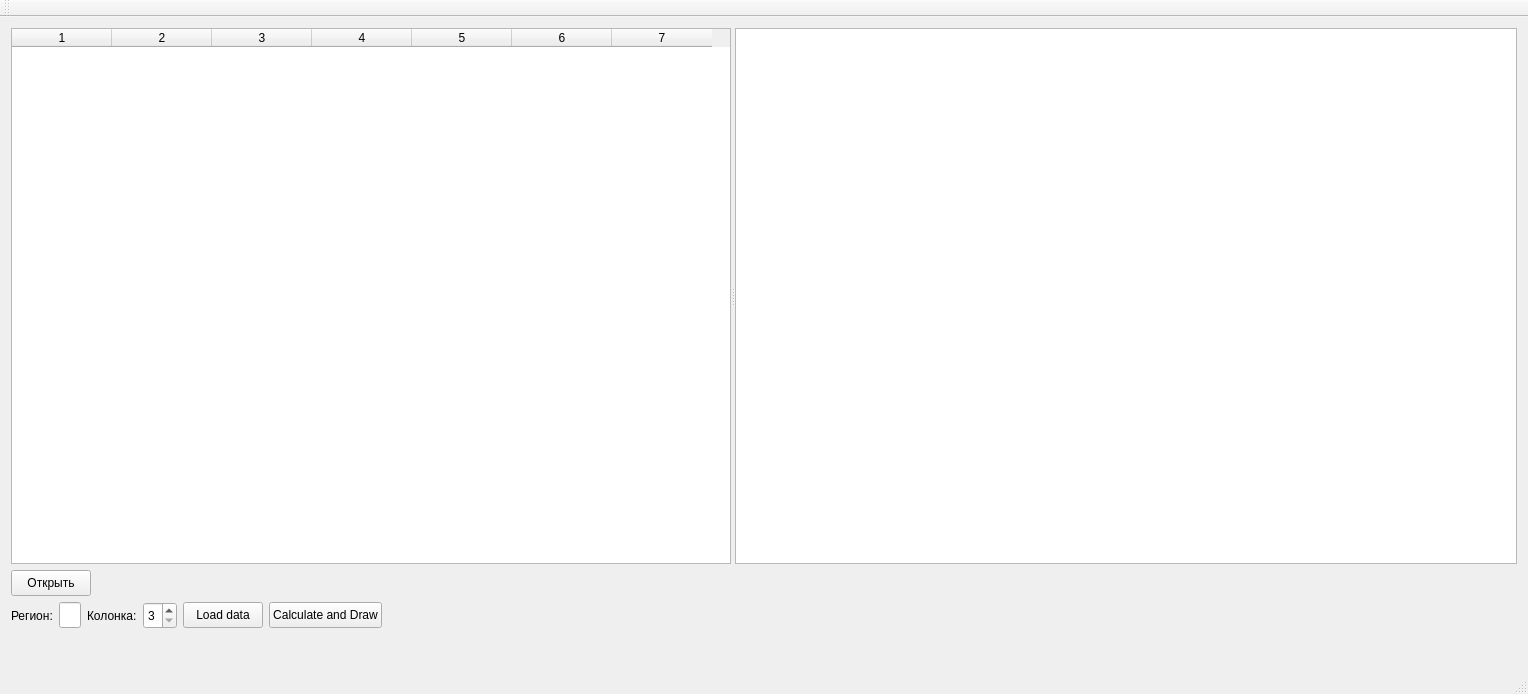
<?xml version="1.0" encoding="UTF-8"?>
<ui version="4.0">
 <class>View</class>
 <widget class="QMainWindow" name="View">
  <property name="geometry">
   <rect>
    <x>0</x>
    <y>0</y>
    <width>1528</width>
    <height>694</height>
   </rect>
  </property>
  <property name="maximumSize">
   <size>
    <width>16777215</width>
    <height>694</height>
   </size>
  </property>
  <property name="windowTitle">
   <string>View</string>
  </property>
  <widget class="QWidget" name="centralWidget">
   <layout class="QVBoxLayout" name="verticalLayout_2">
    <item>
     <widget class="QSplitter" name="splitter">
      <property name="orientation">
       <enum>Qt::Horizontal</enum>
      </property>
      <widget class="QTableWidget" name="table">
       <property name="editTriggers">
        <set>QAbstractItemView::NoEditTriggers</set>
       </property>
       <property name="columnCount">
        <number>7</number>
       </property>
       <column/>
       <column/>
       <column/>
       <column/>
       <column/>
       <column/>
       <column/>
      </widget>
      <widget class="QGraphicsView" name="gview">
       <property name="minimumSize">
        <size>
         <width>782</width>
         <height>536</height>
        </size>
       </property>
       <property name="maximumSize">
        <size>
         <width>782</width>
         <height>536</height>
        </size>
       </property>
       <property name="verticalScrollBarPolicy">
        <enum>Qt::ScrollBarAlwaysOff</enum>
       </property>
       <property name="horizontalScrollBarPolicy">
        <enum>Qt::ScrollBarAlwaysOff</enum>
       </property>
       <property name="sizeAdjustPolicy">
        <enum>QAbstractScrollArea::AdjustToContents</enum>
       </property>
       <property name="transformationAnchor">
        <enum>QGraphicsView::AnchorViewCenter</enum>
       </property>
      </widget>
     </widget>
    </item>
    <item>
     <layout class="QVBoxLayout" name="verticalLayout">
      <item>
       <layout class="QHBoxLayout" name="horizontalLayout">
        <item>
         <widget class="QPushButton" name="openFile">
          <property name="maximumSize">
           <size>
            <width>16777215</width>
            <height>26</height>
           </size>
          </property>
          <property name="text">
           <string>Открыть</string>
          </property>
         </widget>
        </item>
        <item>
         <widget class="QLabel" name="filePath">
          <property name="maximumSize">
           <size>
            <width>16777215</width>
            <height>26</height>
           </size>
          </property>
          <property name="text">
           <string/>
          </property>
         </widget>
        </item>
        <item>
         <spacer name="horizontalSpacer">
          <property name="maximumSize">
           <size>
            <width>16777215</width>
            <height>26</height>
           </size>
          </property>
          <property name="orientation">
           <enum>Qt::Horizontal</enum>
          </property>
          <property name="sizeHint" stdset="0">
           <size>
            <width>40</width>
            <height>20</height>
           </size>
          </property>
         </spacer>
        </item>
       </layout>
      </item>
      <item>
       <layout class="QHBoxLayout" name="horizontalLayout_2">
        <item>
         <widget class="QLabel" name="label">
          <property name="maximumSize">
           <size>
            <width>16777215</width>
            <height>27</height>
           </size>
          </property>
          <property name="text">
           <string>Регион:</string>
          </property>
         </widget>
        </item>
        <item>
         <widget class="QLineEdit" name="region">
          <property name="maximumSize">
           <size>
            <width>16777215</width>
            <height>26</height>
           </size>
          </property>
         </widget>
        </item>
        <item>
         <widget class="QLabel" name="label_2">
          <property name="maximumSize">
           <size>
            <width>16777215</width>
            <height>27</height>
           </size>
          </property>
          <property name="text">
           <string>Колонка:</string>
          </property>
         </widget>
        </item>
        <item>
         <widget class="QSpinBox" name="column">
          <property name="maximumSize">
           <size>
            <width>16777215</width>
            <height>27</height>
           </size>
          </property>
          <property name="minimum">
           <number>3</number>
          </property>
          <property name="maximum">
           <number>7</number>
          </property>
         </widget>
        </item>
        <item>
         <widget class="QPushButton" name="loadData">
          <property name="maximumSize">
           <size>
            <width>16777215</width>
            <height>26</height>
           </size>
          </property>
          <property name="text">
           <string>Load data</string>
          </property>
         </widget>
        </item>
        <item>
         <widget class="QPushButton" name="CalculateAndDraw">
          <property name="maximumSize">
           <size>
            <width>16777215</width>
            <height>26</height>
           </size>
          </property>
          <property name="text">
           <string>Calculate and Draw</string>
          </property>
         </widget>
        </item>
        <item>
         <spacer name="horizontalSpacer_2">
          <property name="maximumSize">
           <size>
            <width>16777215</width>
            <height>27</height>
           </size>
          </property>
          <property name="orientation">
           <enum>Qt::Horizontal</enum>
          </property>
          <property name="sizeHint" stdset="0">
           <size>
            <width>40</width>
            <height>20</height>
           </size>
          </property>
         </spacer>
        </item>
       </layout>
      </item>
     </layout>
    </item>
    <item>
     <spacer name="verticalSpacer">
      <property name="orientation">
       <enum>Qt::Vertical</enum>
      </property>
      <property name="sizeHint" stdset="0">
       <size>
        <width>20</width>
        <height>40</height>
       </size>
      </property>
     </spacer>
    </item>
   </layout>
  </widget>
  <widget class="QMenuBar" name="menuBar">
   <property name="geometry">
    <rect>
     <x>0</x>
     <y>0</y>
     <width>1528</width>
     <height>23</height>
    </rect>
   </property>
  </widget>
  <widget class="QToolBar" name="mainToolBar">
   <attribute name="toolBarArea">
    <enum>TopToolBarArea</enum>
   </attribute>
   <attribute name="toolBarBreak">
    <bool>false</bool>
   </attribute>
  </widget>
  <widget class="QStatusBar" name="statusBar"/>
 </widget>
 <layoutdefault spacing="6" margin="11"/>
 <resources/>
 <connections/>
</ui>
